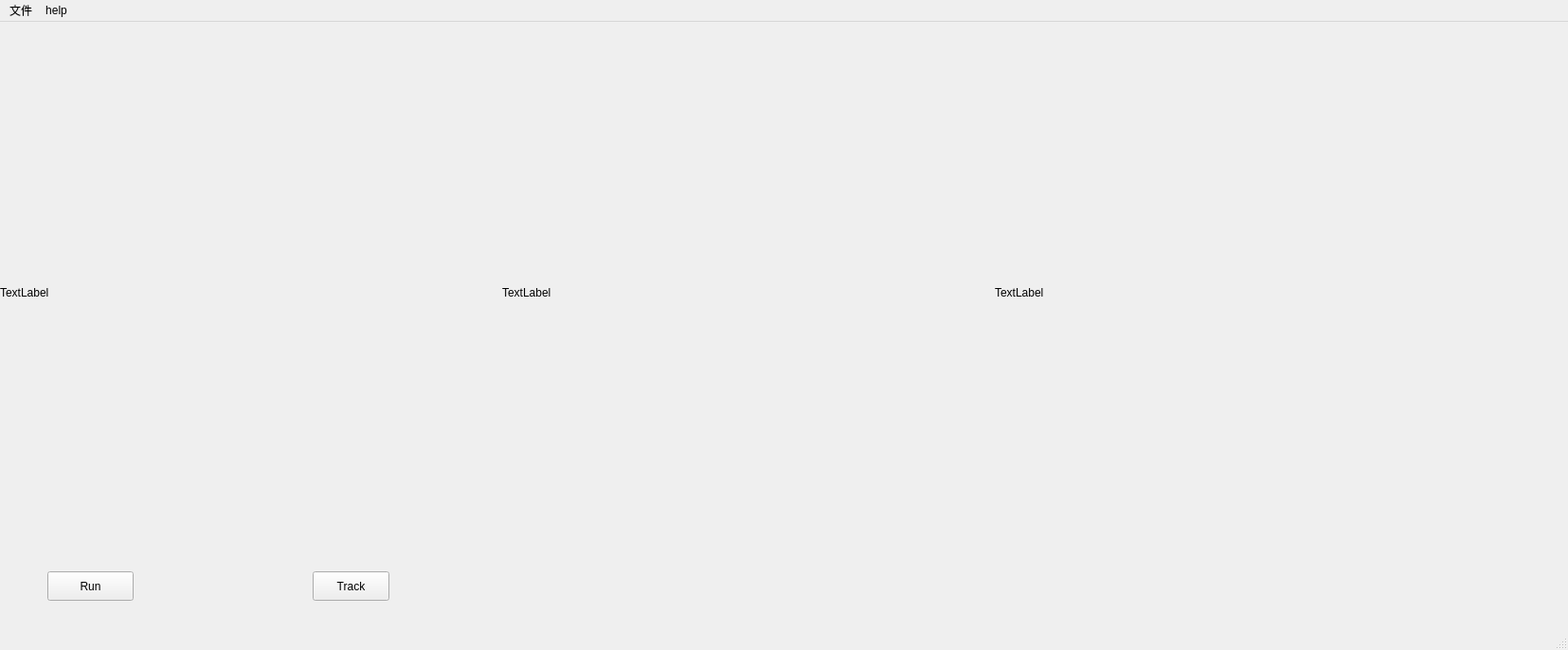
<?xml version="1.0" encoding="UTF-8"?>
<ui version="4.0">
 <class>MainWindow</class>
 <widget class="QMainWindow" name="MainWindow">
  <property name="geometry">
   <rect>
    <x>0</x>
    <y>0</y>
    <width>1655</width>
    <height>686</height>
   </rect>
  </property>
  <property name="windowTitle">
   <string>my</string>
  </property>
  <widget class="QWidget" name="centralwidget">
   <widget class="QPushButton" name="run_button">
    <property name="geometry">
     <rect>
      <x>50</x>
      <y>580</y>
      <width>91</width>
      <height>31</height>
     </rect>
    </property>
    <property name="text">
     <string>Run</string>
    </property>
   </widget>
   <widget class="QLabel" name="detected_label">
    <property name="geometry">
     <rect>
      <x>530</x>
      <y>30</y>
      <width>512</width>
      <height>512</height>
     </rect>
    </property>
    <property name="text">
     <string>TextLabel</string>
    </property>
   </widget>
   <widget class="QLabel" name="img_label">
    <property name="geometry">
     <rect>
      <x>0</x>
      <y>30</y>
      <width>512</width>
      <height>512</height>
     </rect>
    </property>
    <property name="maximumSize">
     <size>
      <width>512</width>
      <height>512</height>
     </size>
    </property>
    <property name="text">
     <string>TextLabel</string>
    </property>
   </widget>
   <widget class="QLabel" name="track_label">
    <property name="geometry">
     <rect>
      <x>1050</x>
      <y>30</y>
      <width>512</width>
      <height>512</height>
     </rect>
    </property>
    <property name="text">
     <string>TextLabel</string>
    </property>
   </widget>
   <widget class="QPushButton" name="track_button">
    <property name="geometry">
     <rect>
      <x>330</x>
      <y>580</y>
      <width>81</width>
      <height>31</height>
     </rect>
    </property>
    <property name="text">
     <string>Track</string>
    </property>
   </widget>
  </widget>
  <widget class="QMenuBar" name="menubar_file">
   <property name="geometry">
    <rect>
     <x>0</x>
     <y>0</y>
     <width>1655</width>
     <height>23</height>
    </rect>
   </property>
   <widget class="QMenu" name="menu">
    <property name="title">
     <string>文件</string>
    </property>
    <addaction name="actionopen"/>
    <addaction name="actionopen_folder"/>
    <addaction name="actionsave"/>
    <addaction name="actionquit"/>
   </widget>
   <widget class="QMenu" name="menuhelp">
    <property name="title">
     <string>help</string>
    </property>
   </widget>
   <addaction name="menu"/>
   <addaction name="menuhelp"/>
  </widget>
  <widget class="QStatusBar" name="statusbar"/>
  <action name="actionopen">
   <property name="text">
    <string>open</string>
   </property>
  </action>
  <action name="actionsave">
   <property name="text">
    <string>save</string>
   </property>
  </action>
  <action name="actionquit">
   <property name="text">
    <string>quit</string>
   </property>
  </action>
  <action name="actionopen_folder">
   <property name="text">
    <string>open folder</string>
   </property>
  </action>
 </widget>
 <resources/>
 <connections/>
</ui>
